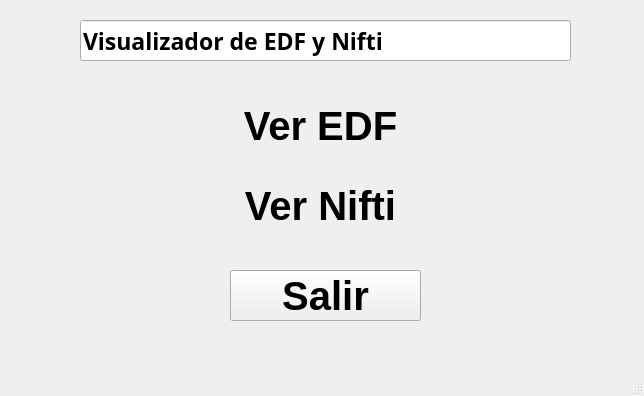
<?xml version="1.0" encoding="UTF-8"?>
<ui version="4.0">
 <class>Ppal</class>
 <widget class="QMainWindow" name="Ppal">
  <property name="enabled">
   <bool>true</bool>
  </property>
  <property name="geometry">
   <rect>
    <x>0</x>
    <y>0</y>
    <width>644</width>
    <height>396</height>
   </rect>
  </property>
  <property name="windowTitle">
   <string>MainWindow</string>
  </property>
  <property name="autoFillBackground">
   <bool>false</bool>
  </property>
  <widget class="QWidget" name="centralwidget">
   <widget class="QPushButton" name="boton_iniciaredf">
    <property name="geometry">
     <rect>
      <x>220</x>
      <y>90</y>
      <width>201</width>
      <height>71</height>
     </rect>
    </property>
    <property name="font">
     <font>
      <pointsize>30</pointsize>
      <weight>75</weight>
      <bold>true</bold>
     </font>
    </property>
    <property name="text">
     <string>Ver EDF</string>
    </property>
    <property name="shortcut">
     <string/>
    </property>
    <property name="autoDefault">
     <bool>true</bool>
    </property>
    <property name="default">
     <bool>true</bool>
    </property>
    <property name="flat">
     <bool>true</bool>
    </property>
   </widget>
   <widget class="QPushButton" name="boton_salir">
    <property name="enabled">
     <bool>true</bool>
    </property>
    <property name="geometry">
     <rect>
      <x>230</x>
      <y>270</y>
      <width>191</width>
      <height>51</height>
     </rect>
    </property>
    <property name="font">
     <font>
      <pointsize>30</pointsize>
      <weight>75</weight>
      <bold>true</bold>
      <kerning>true</kerning>
     </font>
    </property>
    <property name="toolTipDuration">
     <number>-1</number>
    </property>
    <property name="autoFillBackground">
     <bool>false</bool>
    </property>
    <property name="text">
     <string>Salir</string>
    </property>
   </widget>
   <widget class="QLineEdit" name="lineEdit">
    <property name="geometry">
     <rect>
      <x>80</x>
      <y>20</y>
      <width>491</width>
      <height>41</height>
     </rect>
    </property>
    <property name="font">
     <font>
      <family>Monotxt_IV25</family>
      <pointsize>17</pointsize>
      <weight>75</weight>
      <bold>true</bold>
     </font>
    </property>
    <property name="text">
     <string>Visualizador de EDF y Nifti</string>
    </property>
   </widget>
   <widget class="QPushButton" name="boton_iniciarnifti">
    <property name="geometry">
     <rect>
      <x>220</x>
      <y>170</y>
      <width>201</width>
      <height>71</height>
     </rect>
    </property>
    <property name="font">
     <font>
      <pointsize>30</pointsize>
      <weight>75</weight>
      <bold>true</bold>
     </font>
    </property>
    <property name="text">
     <string>Ver Nifti</string>
    </property>
    <property name="shortcut">
     <string/>
    </property>
    <property name="autoDefault">
     <bool>true</bool>
    </property>
    <property name="default">
     <bool>true</bool>
    </property>
    <property name="flat">
     <bool>true</bool>
    </property>
   </widget>
  </widget>
  <widget class="QMenuBar" name="menubar">
   <property name="geometry">
    <rect>
     <x>0</x>
     <y>0</y>
     <width>644</width>
     <height>26</height>
    </rect>
   </property>
  </widget>
  <widget class="QStatusBar" name="statusbar"/>
 </widget>
 <resources>
  <include location="Ppal.ui"/>
  <include location="imagenes.qrc"/>
 </resources>
 <connections/>
</ui>
